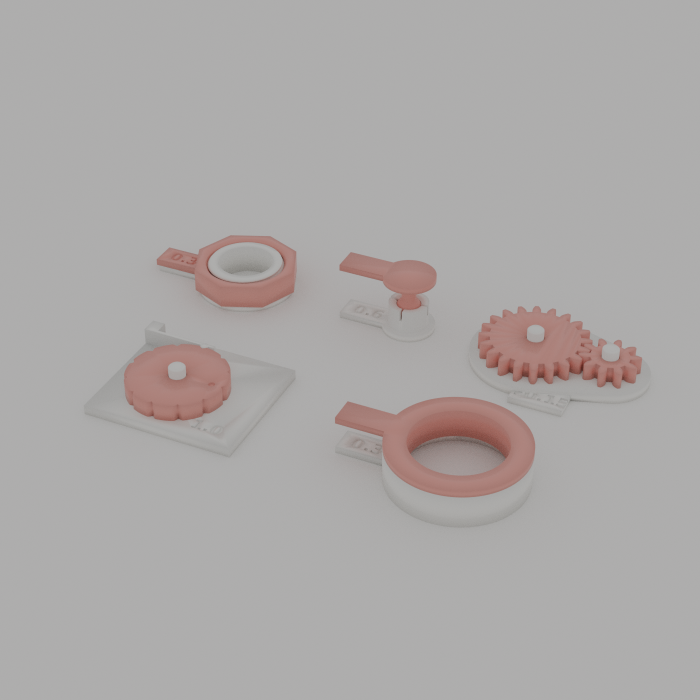
#> input picture openscad_models/multipart/test_plate/images/fit_test_plate_assembled.png, 1400 x 1400 px (shown at 1/2 size)
$ python -i build_guide.py   (imports and definitions only)
#> lines starting #> are read from the running program, lines starting #| are printed output that depends on the picture
#!/usr/bin/env python3
"""The fit test plate's instruction guide, as a PDF for MakerWorld (2026-10-30).

Scott: "Make a pdf for the test plate ... showing visual instructions on how to
test everything. I want to upload that to makers world."

Every picture is real: the cover is Scott's own print off his P1S, and the
mechanism pictures are Blender renders of the exported parts, apart and put
together the way check_fits.py checks them (render_guide.py). Every number
is the .scad's.

    python3 render_guide.py && python3 build_guide.py
"""
from pathlib import Path

import numpy as np
from PIL import Image, ImageOps
from reportlab.lib.colors import HexColor, white
from reportlab.lib.enums import TA_LEFT
from reportlab.lib.pagesizes import letter
from reportlab.lib.styles import ParagraphStyle
from reportlab.lib.utils import ImageReader
from reportlab.pdfbase import pdfmetrics
from reportlab.pdfbase.ttfonts import TTFont
from reportlab.pdfgen import canvas
from reportlab.platypus import Paragraph

HERE = Path(__file__).resolve().parent
ROOT = HERE.parents[3]
IMG = HERE / "images"
OUT = HERE / "Fit_Test_Plate_Guide.pdf"
PHOTO = HERE.parent / "images" / "printed_plate_2026-10-29.jpg"

# [5 lines not run here, left out]

# [1 line that did not run here, left out]
# [1 line that did not run here, left out]
# [3 lines that did not run here, left out]

# [1 line that did not run here, left out]
M = 46                                  # page margin, points

# [1 line that did not run here, left out]
# [1 line that did not run here, left out]
# [1 line that did not run here, left out]
# [1 line that did not run here, left out]


# [6 lines that did not run here, left out]


def crop(path, pad=0.04):
    """A render cropped to the parts and their shadow, as a JPEG reader."""
#> called with path = '../images/fit_test_plate_assembled.png', pad = 0.04
    im = Image.open(path).convert("RGB")
    a = np.asarray(im).astype(int)
    corner = np.median(np.concatenate([a[:20, :20].reshape(-1, 3), a[:20, -20:].reshape(-1, 3)]), axis=0)
#> corner = [174, 173, 173]
    diff = np.abs(a - corner).sum(axis=2)
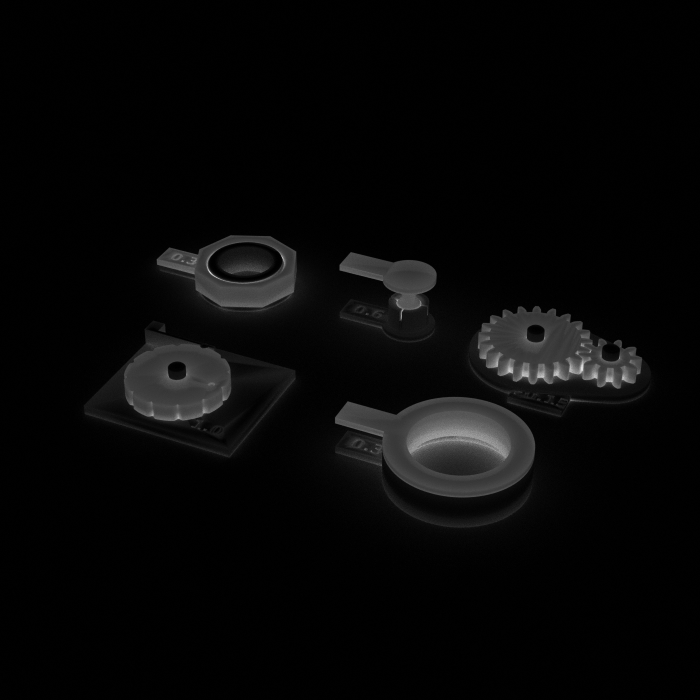
#> diff: shape (1400, 1400) float64 (shown at 1/2 size); min 0, max 408, mean 12.6; drawn with min black and max white
    ys, xs = np.nonzero(diff > 30)
    x0, x1, y0, y1 = xs.min(), xs.max(), ys.min(), ys.max()
#> x0 = 168; x1 = 1300; y0 = 470; y1 = 1057
    p = int(pad * max(x1 - x0, y1 - y0))
#> p = 45
    box = (max(0, x0 - p), max(0, y0 - p), min(im.width, x1 + p), min(im.height, y1 + p))
#> box = (123, 425, 1345, 1102)
    out = HERE.parent / "logs" / "guide" / (Path(path).stem + "_crop.jpg")
    out.parent.mkdir(parents=True, exist_ok=True)
    # the studio renders come out pale; stretch them to full range for print
    ImageOps.autocontrast(im.crop(box), cutoff=0.4, preserve_tone=True).save(out, quality=90)
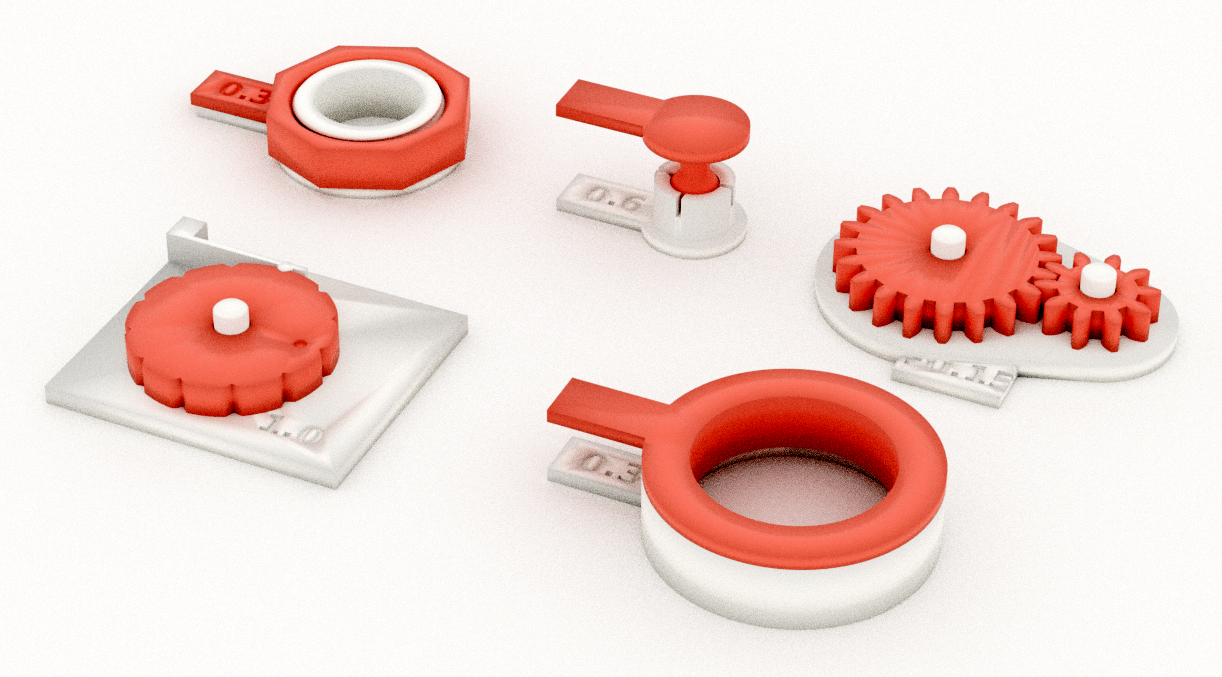
#> saved as fit_test_plate_assembled_crop.jpg: PIL image 1222x677 RGB; mean R, G, B 241, 215.2, 209.7
    return out


# [437 lines left out: functions image_in, pill, footer, arrow, cover, overview and 6 more, not called in this run]


# [2 lines not run here, left out]

>>> result = crop('../images/fit_test_plate_assembled.png')
